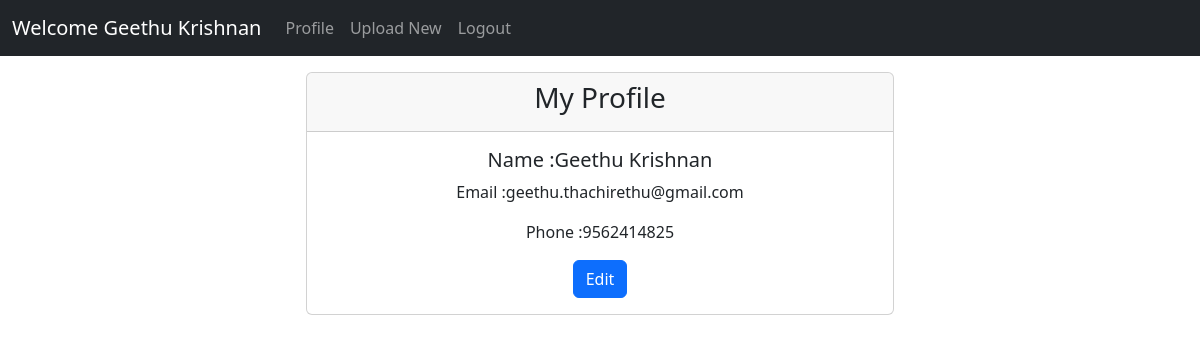
The app's page /profile.php (signed in) with its own data.
### tables this page shows
CREATE TABLE IF NOT EXISTS `tbl_users` (
  `user_id` int NOT NULL AUTO_INCREMENT,
  `name` varchar(80) NOT NULL,
  `phone` varchar(80) NOT NULL,
  `email` varchar(80) NOT NULL,
  `user_name` varchar(80) NOT NULL,
  `user_password` varchar(250) NOT NULL,
  `user_type` int NOT NULL COMMENT '1-admin,2-user',
  `user_status` int NOT NULL DEFAULT '1',
  `created_at` datetime NOT NULL,
  `updated_at` datetime NOT NULL,
  PRIMARY KEY (`user_id`)
);

### profile.php (the view, shortened to what this page needs)
<?php include('header.php');?>
<div class="container-fluid mt-3">
  <center>
    <div class="col-lg-6">
  <div class="card">
  <div class="card-header">
  <h3>My Profile</h3>
  </div>
  <div class="card-body">
    <h5 class="card-title">Name :<?php echo $row['name']; ?></h5>
    <p class="card-text">Email :<?php echo $row['email']; ?></p>
    <p class="card-text">Phone :<?php echo $row['phone']; ?></p>
    <a href="edit.php" class="btn btn-primary">Edit</a>
  </div>
</div>
</div>
  </center>
</div>
<?php include('footer.php');?>

### header.php (shortened to what this page needs)
<?php
$conn=mysqli_connect('localhost','root','','file_upload_system');
$sql="select * from tbl_users where user_id='".$_SESSION['id']."'";
$result = mysqli_query($conn,$sql);
$row = mysqli_fetch_array($result, MYSQLI_ASSOC);
?>
<!DOCTYPE html>
<html lang="en">
<head>
  <link href="https://cdn.jsdelivr.net/npm/bootstrap@5.3.2/dist/css/bootstrap.min.css" rel="stylesheet">
</head>
<body>
<?php if($_SESSION['user_type']==2){ ?>
<nav class="navbar navbar-expand-sm bg-dark navbar-dark">
  <div class="container-fluid">
    <a class="navbar-brand" href="dashboard.php">Welcome <?php echo $row['name']; ?></a>
    <div class="collapse navbar-collapse" id="collapsibleNavbar">
      <ul class="navbar-nav">
      <li class="nav-item">
          <a class="nav-link" href="profile.php">Profile</a>
        </li>
        <li class="nav-item">
          <a class="nav-link" href="upload.php">Upload New</a>
        </li>
        <li class="nav-item">
          <a class="nav-link" href="logout.php">Logout</a>
        </li>
      </ul>
    </div>
  </div>
</nav>
<?php } ?>

### records on screen
tbl_users: name "Geethu Krishnan", email "geethu.thachirethu@gmail.com", phone "9562414825"
